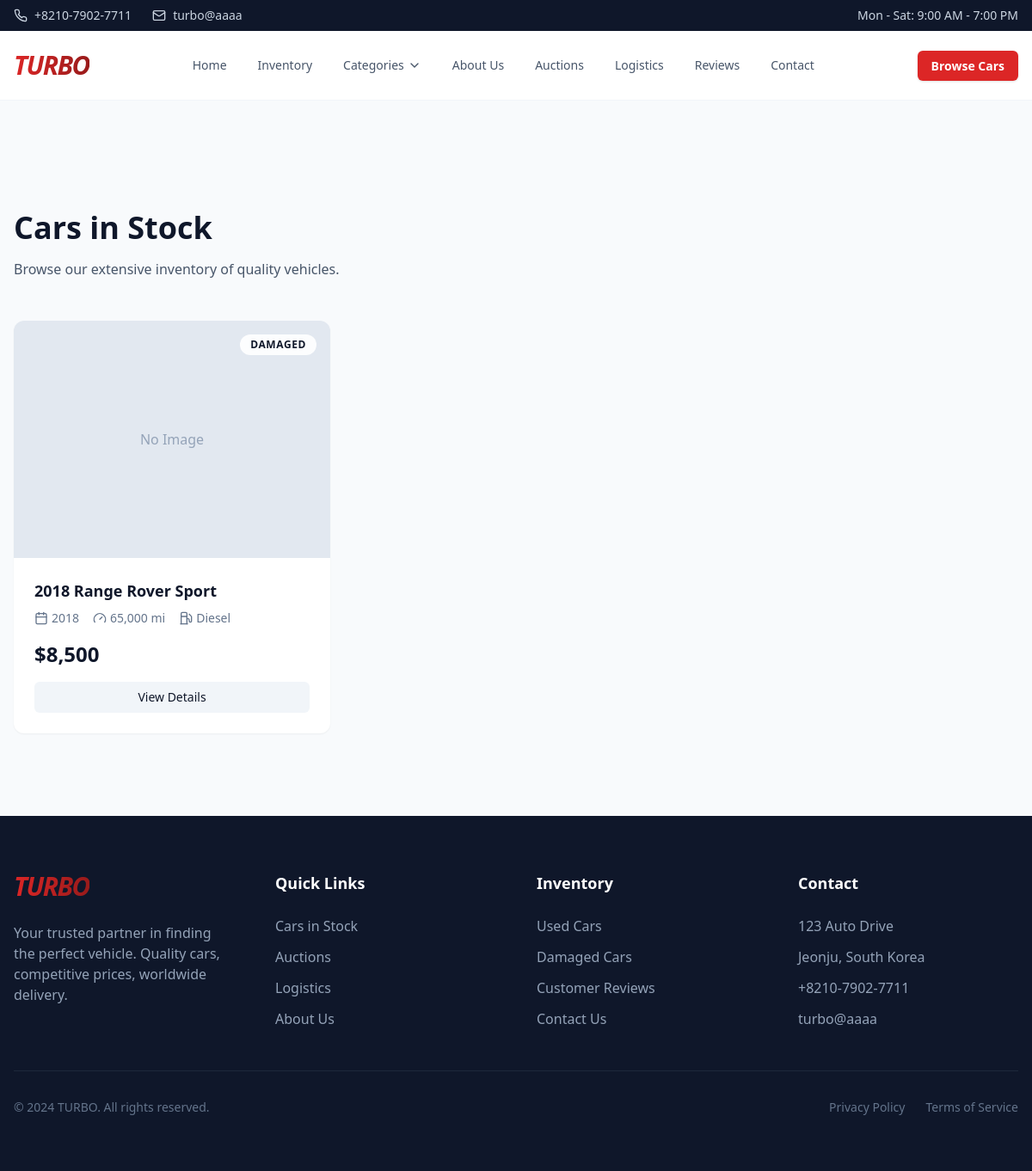
Screenshot of /DamagedCars/ with the database file from the repository.
### web/models.py (models this page shows, shortened)
class Car(models.Model):
    CONDITION_CHOICES = [
        ('Used', 'Used'),
        ('Damaged', 'Damaged'),
        ('New', 'New'),
    ]
    CATEGORY_CHOICES = [
        ('Stock', 'Stock'),
        ('Auction', 'Auction'),
    ]
    FUEL_CHOICES = [
        ('Petrol', 'Petrol'),
        ('Diesel', 'Diesel'),
        ('Electric', 'Electric'),
        ('Hybrid', 'Hybrid'),
    ]
    title = models.CharField(max_length=200)
    year = models.IntegerField()
    mileage = models.CharField(max_length=50)  # text to allow "15,000 mi" formatting flexibility
    fuel_type = models.CharField(max_length=50, choices=FUEL_CHOICES)
    price = models.DecimalField(max_digits=10, decimal_places=2)
    original_price = models.DecimalField(max_digits=10, decimal_places=2, null=True, blank=True) # For discount display if needed
    image = models.ImageField(upload_to='cars/', null=True, blank=True)
    condition = models.CharField(max_length=50, choices=CONDITION_CHOICES)
    category = models.CharField(max_length=50, choices=CATEGORY_CHOICES, default='Stock')
    created_at = models.DateTimeField(auto_now_add=True)

### web/views.py (the view)
# urls.py: path('DamagedCars/', views.damaged_cars, name='damaged_cars'),
def damaged_cars(request):
    cars = Car.objects.filter(category='Stock', condition='Damaged').order_by('-created_at')
    return render(request, 'web/cars_in_stock.html', {'cars': cars, 'title': 'Damaged Cars'})

### web/templates/web/cars_in_stock.html (shortened to what this page needs)
{% extends 'web/base.html' %}
{% load static humanize %}
{% block content %}
<main class="pt-32 pb-24 bg-slate-50">
    <div class="max-w-7xl mx-auto px-4">
        <div class="mb-12">
            <h1 class="text-4xl font-bold text-slate-900 mb-4">Cars in Stock</h1>
            <p class="text-slate-600">Browse our extensive inventory of quality vehicles.</p>
        </div>
        <div class="grid md:grid-cols-2 lg:grid-cols-3 gap-8">
            {% for car in cars %}
            <div>
                <div
                    class="rounded-xl text-card-foreground group overflow-hidden border-0 shadow-sm hover:shadow-xl transition-all duration-500 bg-white">
                    <div class="relative overflow-hidden aspect-[4/3]">
                        {% if car.image %}
                        <img src="{{ car.image.url }}" alt="{{ car.title }}"
                            class="object-cover w-full h-full transition-transform duration-700 group-hover:scale-110">
                        {% else %}
                        <div class="w-full h-full bg-slate-200 flex items-center justify-center text-slate-400">No Image
                        </div>
                        {% endif %}
                        <div
                            class="absolute top-4 right-4 bg-white/90 backdrop-blur-sm px-3 py-1 rounded-full text-xs font-semibold text-slate-900 uppercase tracking-wider">
                            {{ car.condition }}
                        </div>
                    </div>
                    <div class="p-6">
                        <h3
                            class="font-semibold text-lg mb-2 text-slate-900 group-hover:text-red-600 transition-colors">
                            {{ car.title }}</h3>
                        <div class="flex items-center gap-4 text-sm text-slate-500 mb-4">
                            <div class="flex items-center gap-1">
                                <span>{{ car.year }}</span>
                            </div>
                            <div class="flex items-center gap-1">
                                <svg xmlns="http://www.w3.org/2000/svg" width="16" height="16" viewBox="0 0 24 24"
                                    fill="none" stroke="currentColor" stroke-width="2" stroke-linecap="round"
                                    stroke-linejoin="round" class="lucide lucide-gauge">
                                    <path d="m12 14 4-4"></path>
                                    <path d="M3.34 19a10 10 0 1 1 17.32 0"></path>
                                </svg>
                                <span>{{ car.mileage }}</span>
                            </div>
                            <div class="flex items-center gap-1">
                                <span>{{ car.fuel_type }}</span>
                            </div>
                        </div>
                        <div class="mb-4">
                            <span class="text-2xl font-bold text-slate-900">${{ car.price|floatformat:0|intcomma }}</span>
                        </div>
                        <a href="{% url 'car_detail' car.pk %}"
                            class="inline-flex items-center justify-center gap-2 whitespace-nowrap rounded-md text-sm font-medium h-9 px-4 py-2 w-full group/btn hover:bg-slate-900 hover:text-white transition-all duration-300 bg-slate-100 text-slate-900">
                            View Details
                        </a>
                    </div>
                </div>
            </div>
            {% endfor %}
        </div>
    </div>
</main>
{% endblock %}

### rows the page displays
Car: image "No Image", condition "DAMAGED", title "2018 Range Rover Sport", year "2018", mileage "65,000 mi", fuel_type "Diesel", price "8,500"
